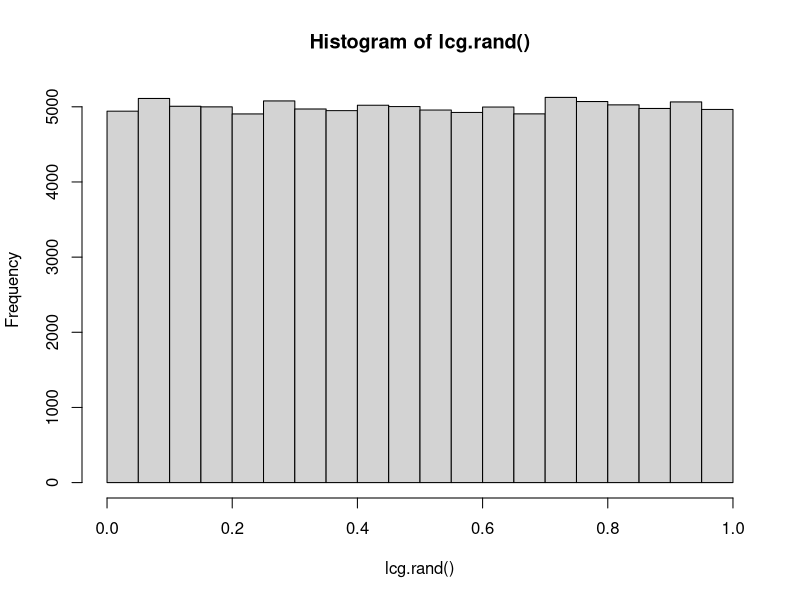

Write the R code that produced this figure.
#Multiplicative Congruential Generator (c=0) "minimal congruential generator"

# declare function of 100 000 numbers in the sequence
lcg.rand <- function(n=100000) {

# declare vector of the same length    
  rng <- vector(length = n)
  
  m <- 2 ** 31-1 #modulus
  a <- 16807     #multiplier
  c <- 0         #increment
  
  # set the seed using the current system time in microseconds
  Xn <- as.numeric(Sys.time()) * 1000
  
  for (i in 1:n) {
    Xn <- (a * Xn + c) %% m
    rng[i] <- Xn / m
  }
  
  return(rng)
}

lcg.rand()
hist(lcg.rand())


